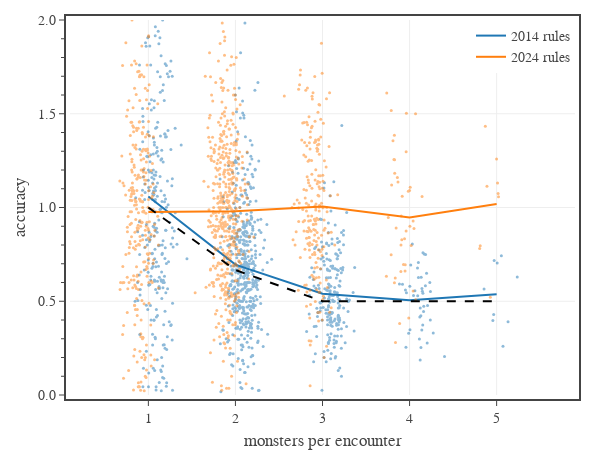

Source (notebook cell):
### Code cell
# Fig. 6: shows the encounter XP accuracy as a function of encounter size
fig = go.Figure()

# plot monster data
dft = dfe[dfe['encounter_size'].between(1,5)]
dfg = dft[['encounter_size','2014 accuracy','2024 accuracy']].groupby(['encounter_size'], observed=False).mean().reset_index()

# 2014 rules
name = '2014 rules'
color = COLORS[0]
fig.add_scatter(
    x=tfb.jitter(dft['encounter_size']+0.1, 0.1), 
    y=dft['2014 accuracy'], 
    text=dft.apply(lambda r: f"XP ratio {r['2014 xp ratio']:.3f}<br>accuracy {r['2014 accuracy']:.3f}<br>"
                 f"Difficulty {r['2014 difficulty']}<br>PCs {r['pc_levels']}<br>CRs {r['mon_crs']}", axis=1),
    mode='markers',
    showlegend=False,
    name=name,
    legendgroup=name,
    opacity=0.5,
    marker_size=3,
    marker_line_width=0,
    line_color=color,
    hovertemplate='%{text}<extra></extra>',
)
fig.add_scatter(
    x=dfg['encounter_size'], 
    y=dfg['2014 accuracy'], 
    mode='lines',
    name=name,
    legendgroup=name,
    line_color=color,
    hoverinfo='skip',
)


# 2024 rules
name = '2024 rules'
color = COLORS[1]
fig.add_scatter(
    x=tfb.jitter(dft['encounter_size']-0.1, 0.1), 
    y=dft['2024 accuracy'], 
    text=dft.apply(lambda r: f"XP ratio {r['2014 xp ratio']:.3f}<br>accuracy {r['2014 accuracy']:.3f}<br>"
                 f"Difficulty {r['2014 difficulty']}<br>PCs {r['pc_levels']}<br>CRs {r['mon_crs']}", axis=1),
    mode='markers',
    showlegend=False,
    name=name,
    legendgroup=name,
    opacity=0.5,
    marker_size=3,
    marker_line_width=0,
    line_color=color,
    hovertemplate='%{text}<extra></extra>',
)
fig.add_scatter(
    x=dfg['encounter_size'], 
    y=dfg['2024 accuracy'], 
    mode='lines',
    name=name,
    legendgroup=name,
    line_color=color,
    hoverinfo='skip',
)

x = [1,2,3,4,5]
fig.add_scatter(
    x=x, 
    y=[1/dmg5e.encounter_xp_multiplier(4, v) for v in x], 
    mode='lines',
    showlegend=False,
    line_color='black',
    line_dash='dash',
    hoverinfo='skip',
)


# show figure
fig.update_layout(
    template=tfb.FIG_TEMPLATE,
    margin=dict(l=70, r=25, b=55, t=20, pad=4),
    xaxis=dict(
        title_text='monsters per encounter',
        range=[0.1,5.9],
        tick0=0, dtick=1,
        minor=dict(tick0=0, dtick=1),
    ),
    yaxis=dict(
        title_text=f'accuracy',
        range=[0,2],
        tickmode='auto',
        minor_tickmode='auto',
        tickformat='.1f',
    ),
    legend=dict(
        xanchor='right', yanchor='top',
        x=1.00, y=1.00,
        orientation='v',
        tracegroupgap=0,
    ),
    width=600, 
    height=450,
)
fig.show(config=tfb.FIG_CONFIG)

# save figures
if SAVEFIGS:
    fig.update_layout(autosize=True, width=None, height=None)
    tfb.save_fig_html(fig, format='large', name=f'./fig-sim-accuracy-vs-encounter-size-large', marker_size=3, line_width=3)
    tfb.save_fig_html(fig, format='small', name=f'./fig-sim-accuracy-vs-encounter-size-small', marker_size=2, line_width=2)

### Figure 1 — Plotly figure (JSON) as saved in the notebook; plotly's stock layout.template omitted (floating-point values rounded to 4 significant figures; data arrays with more than 128 entries replaced by an {"elided": "..."} marker saying what was removed)
{"data": [{"hovertemplate": "%{text}<extra></extra>", "legendgroup": "2014 rules", "line": {"color": "#1f77b4"}, "marker": {"line": {"width": 0}, "size": 3}, "mode": "markers", "name": "2014 rules", "opacity": 0.5, "showlegend": false, "text": {"elided": "995 str values"}, "type": "scatter", "x": {"elided": "995 float values"}, "y": {"elided": "995 float values"}}, {"hoverinfo": "skip", "legendgroup": "2014 rules", "line": {"color": "#1f77b4"}, "mode": "lines", "name": "2014 rules", "type": "scatter", "x": [1, 2, 3, 4, 5], "y": [1.059, 0.6956, 0.5403, 0.5056, 0.5376]}, {"hovertemplate": "%{text}<extra></extra>", "legendgroup": "2024 rules", "line": {"color": "#ff7f0e"}, "marker": {"line": {"width": 0}, "size": 3}, "mode": "markers", "name": "2024 rules", "opacity": 0.5, "showlegend": false, "text": {"elided": "995 str values"}, "type": "scatter", "x": {"elided": "995 float values"}, "y": {"elided": "995 float values"}}, {"hoverinfo": "skip", "legendgroup": "2024 rules", "line": {"color": "#ff7f0e"}, "mode": "lines", "name": "2024 rules", "type": "scatter", "x": [1, 2, 3, 4, 5], "y": [0.9756, 0.9805, 1.005, 0.947, 1.019]}, {"hoverinfo": "skip", "line": {"color": "black", "dash": "dash"}, "mode": "lines", "showlegend": false, "type": "scatter", "x": [1, 2, 3, 4, 5], "y": [1, 0.6667, 0.5, 0.5, 0.5]}], "layout": {"height": 450, "legend": {"orientation": "v", "tracegroupgap": 0, "x": 1, "xanchor": "right", "y": 1, "yanchor": "top"}, "margin": {"b": 55, "l": 70, "pad": 4, "r": 25, "t": 20}, "width": 600, "xaxis": {"dtick": 1, "minor": {"dtick": 1, "tick0": 0}, "range": [0.1, 5.9], "tick0": 0, "title": {"text": "monsters per encounter"}}, "yaxis": {"minor": {"tickmode": "auto"}, "range": [0, 2], "tickformat": ".1f", "tickmode": "auto", "title": {"text": "accuracy"}}}}
